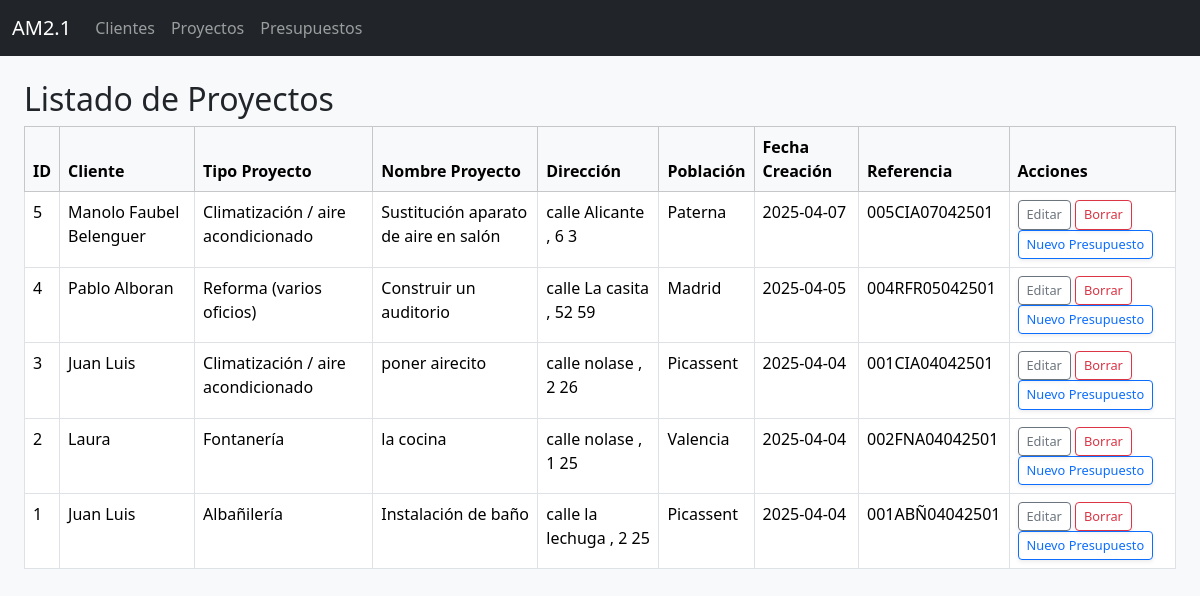
Screenshot of /proyectos with the database file from the repository.
### tables this page shows
CREATE TABLE proyectos (
            id INTEGER PRIMARY KEY AUTOINCREMENT,
            id_cliente INTEGER NOT NULL,
            tipo_proyecto TEXT NOT NULL,
            calle TEXT,
            nombre_via TEXT,
            numero TEXT,
            puerta TEXT,
            codigo_postal TEXT,
            poblacion TEXT,
            nombre_proyecto TEXT,
            fecha_creacion TEXT,
            referencia TEXT UNIQUE,
            FOREIGN KEY (id_cliente) REFERENCES clientes(id) ON DELETE CASCADE
        );

CREATE TABLE clientes (
            id INTEGER PRIMARY KEY AUTOINCREMENT,
            nombre TEXT NOT NULL,
            tipo_via TEXT,
            nombre_via TEXT,
            numero_via TEXT,
            puerta TEXT,
            codigo_postal TEXT,
            cif_nif TEXT,
            telefono1 TEXT,
            telefono2 TEXT,
            telefono3 TEXT,
            telefono4 TEXT,
            mail1 TEXT,
            mail2 TEXT,
            poblacion TEXT
        , notas TEXT, tipo_cliente TEXT, categoria_cliente TEXT);

### proyectos.py (the view)
@proyectos_bp.route("/proyectos", endpoint="listar_proyectos")
def listar_proyectos():
    proyectos = db.execute_query("""
        SELECT pr.id, cl.nombre, pr.tipo_proyecto, pr.nombre_proyecto, pr.calle,
               pr.nombre_via, pr.numero, pr.puerta, pr.poblacion,
               pr.fecha_creacion, pr.referencia
        FROM proyectos pr
        JOIN clientes cl ON pr.id_cliente = cl.id
        ORDER BY pr.id DESC
    """, fetch=True)
    return render_template("proyectos_list.html", proyectos=proyectos)

### dbhelper.py (called while the page is built)
    def execute_query(self, query, params=(), fetch=False, fetchone=False):
        with sqlite3.connect(self.db_path) as conn:
            conn.row_factory = sqlite3.Row  # Permite acceder a columnas por nombre
            cursor = conn.cursor()
            cursor.execute(query, params)
            result = None
            if fetch:
                result = cursor.fetchall()
            elif fetchone:
                result = cursor.fetchone()
            else:
                result = cursor.lastrowid
            conn.commit()
        return result

### templates/proyectos_list.html
{% extends "layout.html" %}
{% block content %}
<div class="container-fluid mt-4">
  <h2>Listado de Proyectos</h2>
  <table class="table table-bordered table-hover w-100">
    <thead class="table-light">
      <tr>
        <th>ID</th>
        <th>Cliente</th>
        <th>Tipo Proyecto</th>
        <th>Nombre Proyecto</th>
        <th>Dirección</th>
        <th>Población</th>
        <th>Fecha Creación</th>
        <th>Referencia</th>
        <th>Acciones</th>
      </tr>
    </thead>
    <tbody>
      {% for proyecto in proyectos %}
      <tr>
        <td>{{ proyecto[0] }}</td>
        <td>{{ proyecto[1] }}</td>
        <td>{{ proyecto[2] }}</td>
        <td>{{ proyecto[3] }}</td>
        <td>
          {{ proyecto[4] or '' }} {{ proyecto[5] or '' }}
          {% if proyecto[6] %}, {{ proyecto[6] }}{% endif %}
          {% if proyecto[7] %} {{ proyecto[7] }}{% endif %}
        </td>
        <td>{{ proyecto[8] or '' }}</td>
        <td>{{ proyecto[9] }}</td>
        <td>{{ proyecto[10] }}</td>
        <td>
          <a href="{{ url_for('proyectos_bp.editar_proyecto', id=proyecto[0]) }}" class="btn btn-sm btn-outline-secondary">Editar</a>
          <form action="{{ url_for('proyectos_bp.borrar_proyecto', id=proyecto[0]) }}" method="post" style="display:inline;">
            <button type="submit" class="btn btn-sm btn-outline-danger">Borrar</button>
          </form>
          <a href="{{ url_for('presupuestos_bp.nuevo_presupuesto') }}?proyecto_id={{ proyecto[0] }}" class="btn btn-sm btn-outline-primary">Nuevo Presupuesto</a>
        </td>
      </tr>
      {% endfor %}
    </tbody>
  </table>
</div>
{% endblock %}

### templates/layout.html (shortened to what this page needs)
<!DOCTYPE html>
<html lang="es">
<head>
  <link href="https://cdn.jsdelivr.net/npm/bootstrap@5.3.3/dist/css/bootstrap.min.css" rel="stylesheet">
</head>
<link rel="stylesheet" href="{{ url_for('static', filename='custom.css') }}">
<body class="bg-light">
  <nav class="navbar navbar-expand-lg navbar-dark bg-dark">
    <div class="container-fluid">
      <a class="navbar-brand" href="{{ url_for('index') }}">AM2.1</a>
      <div class="collapse navbar-collapse">
        <ul class="navbar-nav me-auto mb-2 mb-lg-0">
          <li class="nav-item">
            <a class="nav-link" href="{{ url_for('clientes_bp.listar_clientes') }}">Clientes</a>
          </li>
          <li class="nav-item">
            <a class="nav-link" href="{{ url_for('proyectos_bp.listar_proyectos') }}">Proyectos</a>
          </li>
          <li class="nav-item">
            <a class="nav-link" href="{{ url_for('presupuestos_bp.listar_presupuestos') }}">Presupuestos</a>
          </li>
        </ul>
      </div>
    </div>
  </nav>
  <div class="container-fluid mt-4">
    {% block content %}
    {% endblock %}
  </div>
</body>
</html>

### static/custom.css (style rules this page uses)
.btn, .btn-primary, .btn-secondary, .btn-warning, .btn-danger, .btn-info { border-radius: 0.25rem; box-shadow: 0 0.125rem 0.25rem rgba(0, 0, 0, 0.075); font-size: 0.8rem; }

### rows the page displays
proyectos: id "5", nombre "Manolo Faubel Belenguer", tipo_proyecto "Climatización / aire acondicionado", nombre_proyecto "Sustitución aparato de aire en salón", calle "calle", nombre_via "Alicante", numero "6", puerta "3", poblacion "Paterna", fecha_creacion "2025-04-07", referencia "005CIA07042501"
proyectos: id "4", nombre "Pablo Alboran", tipo_proyecto "Reforma (varios oficios)", nombre_proyecto "Construir un auditorio", calle "calle", nombre_via "La casita", numero "52", puerta "59", poblacion "Madrid", fecha_creacion "2025-04-05", referencia "004RFR05042501"
proyectos: id "3", nombre "Juan Luis", tipo_proyecto "Climatización / aire acondicionado", nombre_proyecto "poner airecito", calle "calle", nombre_via "nolase", numero "2", puerta "26", poblacion "Picassent", fecha_creacion "2025-04-04", referencia "001CIA04042501"
proyectos: id "2", nombre "Laura", tipo_proyecto "Fontanería", nombre_proyecto "la cocina", calle "calle", nombre_via "nolase", numero "1", puerta "25", poblacion "Valencia", fecha_creacion "2025-04-04", referencia "002FNA04042501"
proyectos: id "1", nombre "Juan Luis", tipo_proyecto "Albañilería", nombre_proyecto "Instalación de baño", calle "calle", nombre_via "la lechuga", numero "2", puerta "25", poblacion "Picassent", fecha_creacion "2025-04-04", referencia "001ABÑ04042501"
